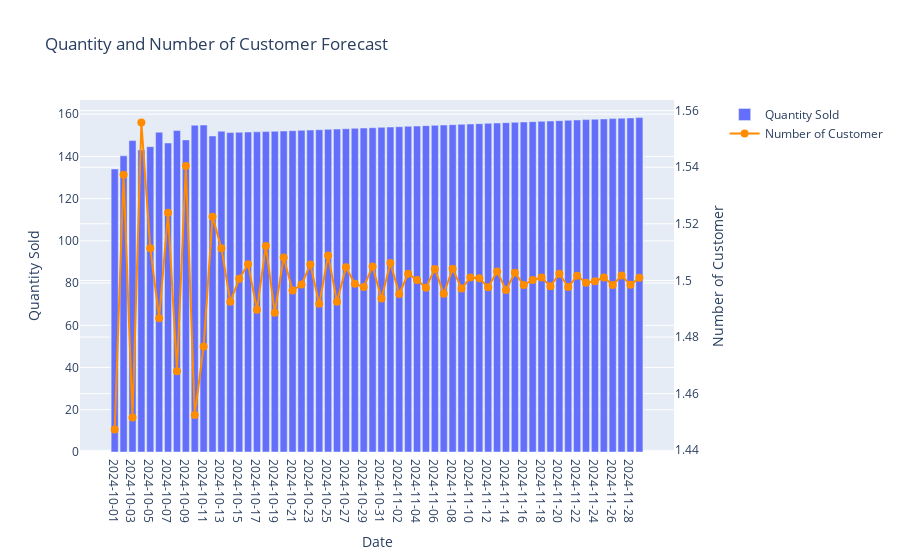

The notebook cell saved with this chart:
### Code cell
fig = make_subplots(rows=1, cols=1, specs=[[{"secondary_y": True}]])
fig.add_trace(
    go.Bar(
        x=forecast_df['Date'],
        y=forecast_df['Sales'],
        name='Quantity Sold'),
    secondary_y=False
)
fig.add_trace(
    go.Scatter(
        x=forecast_df['Date'],
        y=forecast_df['Customers'],
        mode='lines+markers',
        name='Number of Customer',
        marker=dict(
            color='rgb(255, 140, 0)',
            size=8
    )
    ),
    secondary_y=True
)

fig.update_layout(
    xaxis={"title": "Date", "type": "category"},
    yaxis={"title": "Quantity Sold"},
    yaxis2={"title": "Number of Customer", "overlaying": "y", "side": "right"},
    title='Quantity and Number of Customer Forecast'
)


fig.show()

### Figure 1 — Plotly figure (JSON) as saved in the notebook; plotly's stock layout.template omitted (floating-point values rounded to 4 significant figures)
{"data": [{"name": "Quantity Sold", "type": "bar", "x": ["2024-10-01", "2024-10-02", "2024-10-03", "2024-10-04", "2024-10-05", "2024-10-06", "2024-10-07", "2024-10-08", "2024-10-09", "2024-10-10", "2024-10-11", "2024-10-12", "2024-10-13", "2024-10-14", "2024-10-15", "2024-10-16", "2024-10-17", "2024-10-18", "2024-10-19", "2024-10-20", "2024-10-21", "2024-10-22", "2024-10-23", "2024-10-24", "2024-10-25", "2024-10-26", "2024-10-27", "2024-10-28", "2024-10-29", "2024-10-30", "2024-10-31", "2024-11-01", "2024-11-02", "2024-11-03", "2024-11-04", "2024-11-05", "2024-11-06", "2024-11-07", "2024-11-08", "2024-11-09", "2024-11-10", "2024-11-11", "2024-11-12", "2024-11-13", "2024-11-14", "2024-11-15", "2024-11-16", "2024-11-17", "2024-11-18", "2024-11-19", "2024-11-20", "2024-11-21", "2024-11-22", "2024-11-23", "2024-11-24", "2024-11-25", "2024-11-26", "2024-11-27", "2024-11-28", "2024-11-29"], "xaxis": "x", "y": [134.0, 140.3, 147.5, 143.0, 144.6, 151.4, 146.3, 152.3, 147.8, 154.8, 154.9, 149.7, 152.0, 151.3, 151.4, 151.5, 151.6, 151.7, 151.9, 152.0, 152.2, 152.3, 152.5, 152.6, 152.8, 153.0, 153.1, 153.3, 153.4, 153.6, 153.8, 153.9, 154.1, 154.2, 154.4, 154.5, 154.7, 154.9, 155.0, 155.2, 155.3, 155.5, 155.7, 155.8, 156.0, 156.1, 156.3, 156.5, 156.6, 156.8, 156.9, 157.1, 157.3, 157.4, 157.6, 157.7, 157.9, 158.1, 158.2, 158.4], "yaxis": "y"}, {"marker": {"color": "rgb(255, 140, 0)", "size": 8}, "mode": "lines+markers", "name": "Number of Customer", "type": "scatter", "x": ["2024-10-01", "2024-10-02", "2024-10-03", "2024-10-04", "2024-10-05", "2024-10-06", "2024-10-07", "2024-10-08", "2024-10-09", "2024-10-10", "2024-10-11", "2024-10-12", "2024-10-13", "2024-10-14", "2024-10-15", "2024-10-16", "2024-10-17", "2024-10-18", "2024-10-19", "2024-10-20", "2024-10-21", "2024-10-22", "2024-10-23", "2024-10-24", "2024-10-25", "2024-10-26", "2024-10-27", "2024-10-28", "2024-10-29", "2024-10-30", "2024-10-31", "2024-11-01", "2024-11-02", "2024-11-03", "2024-11-04", "2024-11-05", "2024-11-06", "2024-11-07", "2024-11-08", "2024-11-09", "2024-11-10", "2024-11-11", "2024-11-12", "2024-11-13", "2024-11-14", "2024-11-15", "2024-11-16", "2024-11-17", "2024-11-18", "2024-11-19", "2024-11-20", "2024-11-21", "2024-11-22", "2024-11-23", "2024-11-24", "2024-11-25", "2024-11-26", "2024-11-27", "2024-11-28", "2024-11-29"], "xaxis": "x", "y": [1.447, 1.537, 1.452, 1.556, 1.511, 1.487, 1.524, 1.468, 1.54, 1.452, 1.477, 1.523, 1.511, 1.492, 1.501, 1.506, 1.49, 1.512, 1.489, 1.508, 1.496, 1.499, 1.506, 1.492, 1.509, 1.492, 1.505, 1.499, 1.498, 1.505, 1.494, 1.506, 1.495, 1.502, 1.5, 1.497, 1.504, 1.495, 1.504, 1.497, 1.501, 1.501, 1.498, 1.503, 1.497, 1.503, 1.498, 1.5, 1.501, 1.498, 1.502, 1.498, 1.502, 1.499, 1.5, 1.501, 1.498, 1.502, 1.498, 1.501], "yaxis": "y2"}], "layout": {"title": {"text": "Quantity and Number of Customer Forecast"}, "xaxis": {"anchor": "y", "domain": [0, 0.94], "title": {"text": "Date"}, "type": "category"}, "yaxis": {"anchor": "x", "domain": [0, 1], "title": {"text": "Quantity Sold"}}, "yaxis2": {"anchor": "x", "overlaying": "y", "side": "right", "title": {"text": "Number of Customer"}}}}
